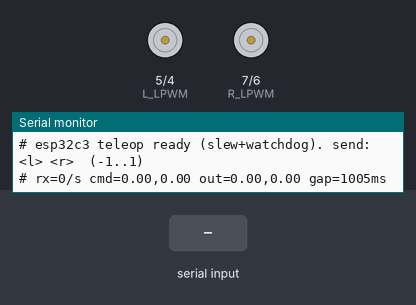
Recording of a sketch running on a simulated ESP32-C3. On the bench: motor-driver pin pairs drawn as motors (green arrow = first pin HIGH = forward, orange = second pin HIGH = backward, longer = more drive), the last lines printed to the serial monitor. The test bench sets the inputs (shaded band).

Above: at 1.2 s.
1.3 s: "s 1\n" received over Serial
At 2.2 s:
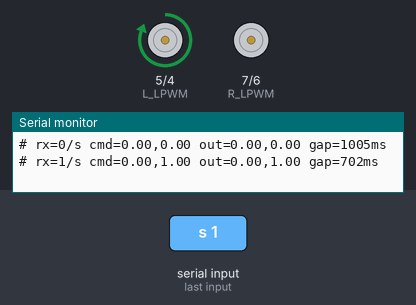
4.3 s: "90 45\n" received over Serial
At 5.5 s:
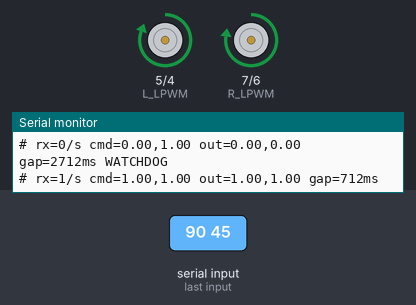
Timing chart, 0 to 7.4 s (numbered marks = the images above; inputs shaded):
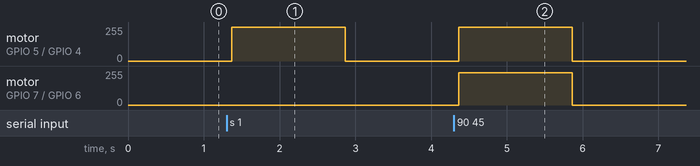

The sketch:

esp32c3-teleop.ino
```cpp
// ESP32-C3 teleop receiver: reads "l r" (-1..1 tank) over USB serial and drives
// the BTS7960 base with dual-PWM. Smoothed with a slew ramp so uneven command
// timing doesn't make the motors stutter. Deadman watchdog stops the motors if
// no command arrives for CMD_TIMEOUT_MS.
//
// Wire colours (firmware/DRIVE_BTS7960.md):
//   L RPWM purple = GPIO4   L LPWM blue = GPIO5
//   R RPWM orange = GPIO6   R LPWM yellow = GPIO7
// enables + VCC -> 3V3, common GND, B+ = 11.1V battery.
//
// Serial (115200): one line per command, "<l> <r>\n" e.g. "0.5 0.5". "s"/"0" = stop.

const int L_RPWM = 4, L_LPWM = 5, R_RPWM = 6, R_LPWM = 7;
const int PWM_FREQ = 1000, PWM_RES = 8;
const float DEADBAND = 0.05f;
const float L_TRIM = 1.00f, R_TRIM = 0.96f;      // straight-line trim (right motor faster)

// --- direction (set to match how the body is mounted) ----------------------
// Body mounted the other way -> forward/back is reversed: INV_L = INV_R = 1.
// If turning is ALSO mirrored (full 180 deg flip), additionally set SWAP_LR = 1.
// If just one wheel spins the wrong way, invert only that side.
#define SWAP_LR 1
#define INV_L   1
#define INV_R   1

// --- smoothing / safety ----------------------------------------------------
// Watchdog is generous on purpose: releasing a key/button sends an explicit
// "0 0", so this only needs to catch a real comms loss (page/bridge died). A
// long timeout means brief command gaps (browser/network jitter) DON'T stop the
// motors, which is what caused the stutter.
const unsigned long CMD_TIMEOUT_MS = 1500;
const float SLEW = 0.08f;                   // max output change per 5 ms tick
#define DEBUG 1                             // print rx rate once/sec for tuning

float cmdL = 0, cmdR = 0;      // latest requested
float outL = 0, outR = 0;      // slew-limited, actually applied
unsigned long lastCmdMs = 0;
unsigned long rxCount = 0, lastDbgMs = 0;
String buf;

void writeMotor(int rp, int lp, float v) {
  if (v > -DEADBAND && v < DEADBAND) v = 0;
  int d = (int)(fabs(v) * 255.0f); if (d > 255) d = 255;
  if (v > 0)      { ledcWrite(rp, d); ledcWrite(lp, 0); }
  else if (v < 0) { ledcWrite(rp, 0); ledcWrite(lp, d); }
  else            { ledcWrite(rp, 0); ledcWrite(lp, 0); }
}

// apply mounting direction + per-side trim, then drive the two BTS7960s
void drive(float l, float r) {
#if SWAP_LR
  float t = l; l = r; r = t;
#endif
#if INV_L
  l = -l;
#endif
#if INV_R
  r = -r;
#endif
  writeMotor(L_RPWM, L_LPWM, l * L_TRIM);
  writeMotor(R_RPWM, R_LPWM, r * R_TRIM);
}

void handleLine(String s) {
  s.trim();
  if (s.length() == 0) return;
  if (s == "s" || s == "0") { cmdL = cmdR = 0; lastCmdMs = millis(); return; }
  int sp = s.indexOf(' ');
  if (sp < 0) sp = s.indexOf(',');
  if (sp < 0) return;
  cmdL = s.substring(0, sp).toFloat();
  cmdR = s.substring(sp + 1).toFloat();
  if (cmdL > 1) cmdL = 1; if (cmdL < -1) cmdL = -1;
  if (cmdR > 1) cmdR = 1; if (cmdR < -1) cmdR = -1;
  lastCmdMs = millis();
  rxCount++;
}

void setup() {
  Serial.begin(115200);
  ledcAttach(L_RPWM, PWM_FREQ, PWM_RES); ledcAttach(L_LPWM, PWM_FREQ, PWM_RES);
  ledcAttach(R_RPWM, PWM_FREQ, PWM_RES); ledcAttach(R_LPWM, PWM_FREQ, PWM_RES);
  drive(0, 0);
  Serial.println("# esp32c3 teleop ready (slew+watchdog). send: <l> <r>  (-1..1)");
}

void loop() {
  while (Serial.available()) {
    char c = Serial.read();
    if (c == '\n' || c == '\r') { handleLine(buf); buf = ""; }
    else buf += c;
  }
  // target = command, or 0 if the deadman watchdog has expired
  float tl = cmdL, tr = cmdR;
  if (millis() - lastCmdMs > CMD_TIMEOUT_MS) { tl = 0; tr = 0; }
  // slew-limit toward the target so timing jitter ramps instead of jerking
  outL += constrain(tl - outL, -SLEW, SLEW);
  outR += constrain(tr - outR, -SLEW, SLEW);
  drive(outL, outR);
#if DEBUG
  if (millis() - lastDbgMs >= 1000) {
    unsigned long gap = millis() - lastCmdMs;
    Serial.printf("# rx=%lu/s cmd=%.2f,%.2f out=%.2f,%.2f gap=%lums%s\n",
                  rxCount, cmdL, cmdR, outL, outR, gap, gap > CMD_TIMEOUT_MS ? " WATCHDOG" : "");
    rxCount = 0; lastDbgMs = millis();
  }
#endif
  delay(5);
}
```

Measured:
- after the input at 1.3 s, motor on GPIO 5 (L_LPWM) / GPIO 4 (L_RPWM): stopped → forward 255/255 after 0.07 s, → stopped 1.5 s later
- after the input at 4.3 s, motor on GPIO 5 (L_LPWM) / GPIO 4 (L_RPWM): stopped → forward 255/255 after 0.07 s, → stopped 1.5 s later; motor on GPIO 7 (R_LPWM) / GPIO 6 (R_RPWM): stopped → forward 243/255 after 0.07 s, → stopped 1.5 s later
